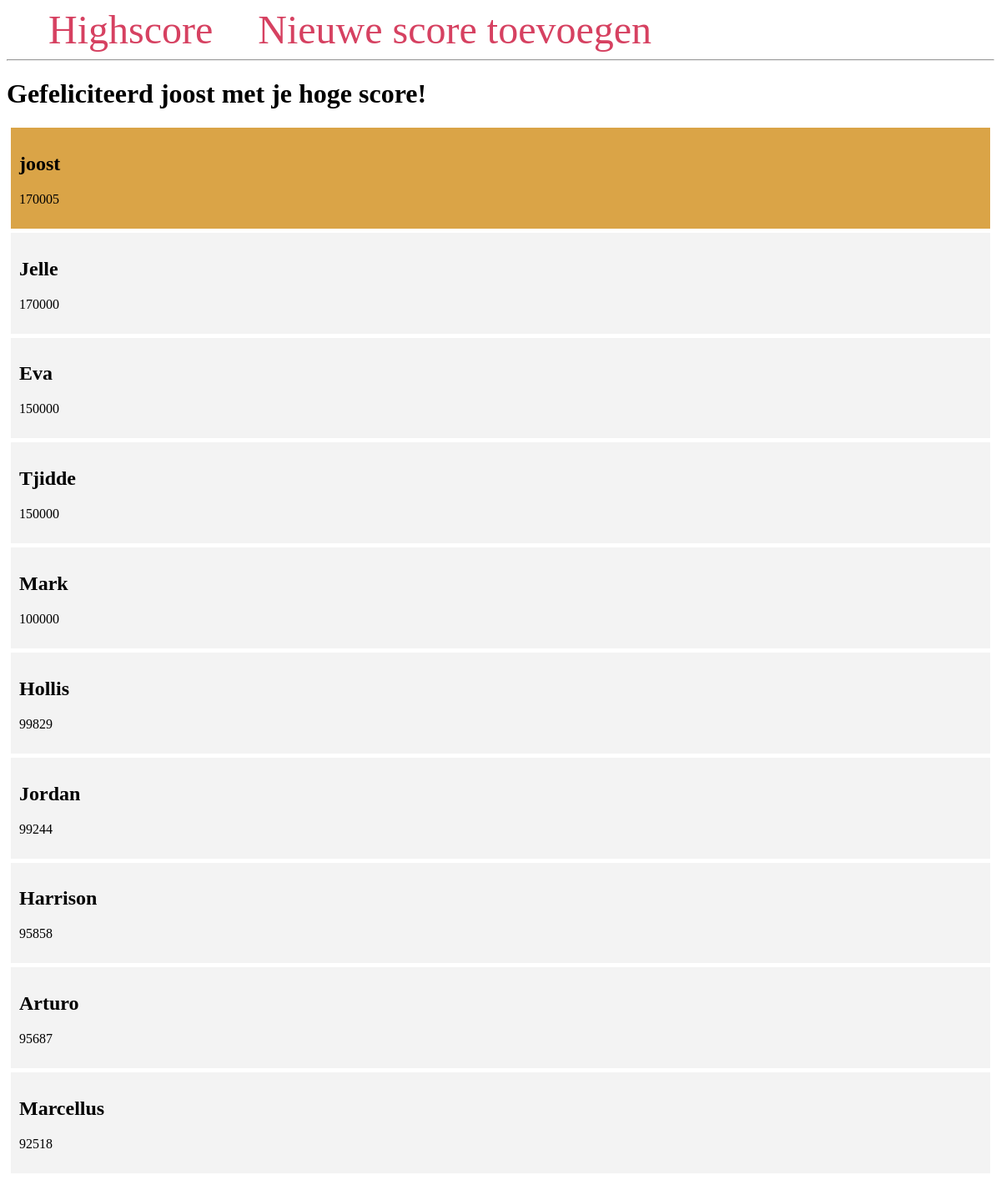
The page / on the database its author committed.
### tables this page shows
CREATE TABLE highscores (id INTEGER PRIMARY KEY AUTOINCREMENT , name TEXT NOT NULL, score INTEGER NOT NULL);

### app.py (the view)
@app.route('/')
def index():
    conn = get_db_connection()
    highscores = conn.execute('SELECT * FROM highscores order by score DESC limit 10').fetchall()
    conn.close()
    return render_template('index.html', highscores=highscores)

### app.py (called while the page is built)
def get_db_connection():
    conn = sqlite3.connect('scores.db')
    conn.row_factory = sqlite3.Row
    return conn

### templates/index.html
{% extends 'base.html' %}
{% block content %}
    <h1>{% block title %} Gefeliciteerd {{highscores[0]['name']}} met je hoge score! {% endblock %}</h1>
    {% for highscore in highscores %}
        {% if highscore['id'] == highscores[0]['id'] %}
        <div class='winner'>
            <h2>{{ highscore['name'] }}</h2>
            <p>{{ highscore['score'] }}</p>
        </div>
        {% else %}
        <div class='post'>
            <h2>{{ highscore['name'] }}</h2>
            <p>{{ highscore['score'] }}</p>
        </div>
        {% endif %}
    {% endfor %}
{% endblock %}

### templates/base.html (shortened to what this page needs)
<!DOCTYPE html>
<html lang="en">
<head>
</head>
<body>
    <nav>
        <a href="{{ url_for('index') }}">Highscore</a>
        <a href="{{ url_for('create') }}">Nieuwe score toevoegen</a>
    </nav>
    <hr>
    <div class="content">
        {% block content %} {% endblock %}
    </div>
</body>
</html>

### templates/base.html (style rules this page uses)
.post { padding: 10px; margin: 5px; background-color: #f3f3f3 }
.winner { padding: 10px; margin: 5px; background-color: #daa447 }
nav a { color: #d64161; font-size: 3em; margin-left: 50px; text-decoration: none; }

### rows shown on the page
highscores: name "joost", score "170005"
highscores: name "Jelle", score "170000"
highscores: name "Eva", score "150000"
highscores: name "Tjidde", score "150000"
highscores: name "Mark", score "100000"
highscores: name "Hollis", score "99829"
highscores: name "Jordan", score "99244"
highscores: name "Harrison", score "95858"
highscores: name "Arturo", score "95687"
highscores: name "Marcellus", score "92518"
